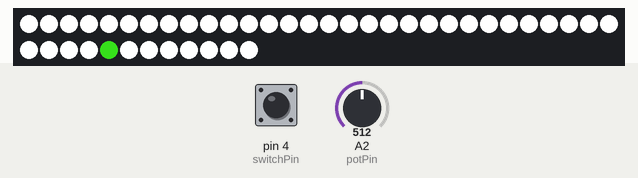
This sketch was run on a simulated Arduino Uno, built with avr-gcc and run on an emulated ATmega328P. Parts: 42 RGB LEDs in strip order, left to right, continuing on the next row. The test bench sets the inputs (shaded band); at power-on: A2 (potPin) = 512, pin 4 (switchPin) HIGH. Random numbers use the default seed unless the sketch sets one; what the sketch prints to the serial monitor is not drawn.

Above: at 2.9 s.
3.0 s: A2 (potPin) set to 493
6.1 s: pin 4 (switchPin) pulled LOW for 0.65 s
At 6.48 s:
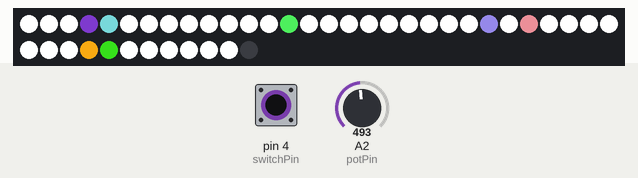
At 9.11 s:
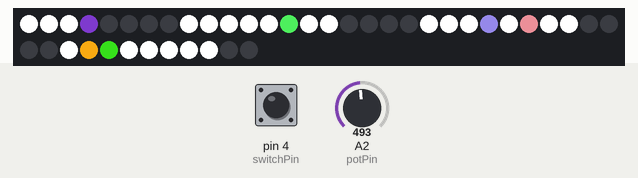
11.1 s: A2 (potPin) set to 160
14.2 s: A2 (potPin) set to 511
17.3 s: A2 (potPin) set to 122
At 18.3 s:
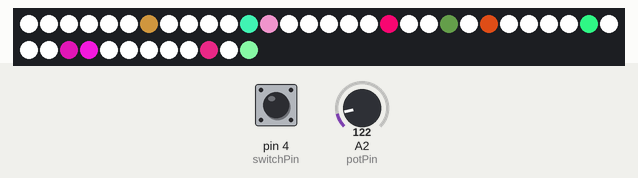
19.2 s: pin 4 (switchPin) pulled LOW for 1 s
At 19.34 s:
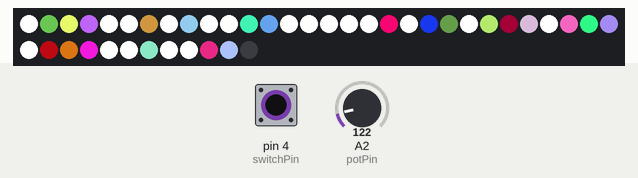

The sketch:

main.ino
```cpp
#include <Adafruit_NeoPixel.h>
#ifdef __AVR__
  #include <avr/power.h>
#endif
#define SIGNAL_PIN 10
#define NUMPIXELS 42  // Number of leds
#define BRIGHTNESS  255 // set max brightness
#define IWAIT   2000 // wait times
#define SWAIT   20  // wait times
#define LWAIT   50  // wait times
#define HWAIT   1500  // wait times

const int switchPin = 4;
const int potPin = 2;
int ledState = LOW; // This is the state of the leds
int switchState = LOW; // This is the state of the switch
int potValue = LOW; // This is the state of the pot
int switchExistingState = 0; // monitors change in the switch
int potExistingState = 10; // monitors change in the pot
int x; // temp variable for calculating percentages
int var_delay; // temp variable for changing delay rate below

int led_addresses[] = {0, 11, 12, 23, 24, 35, 36,
                        1, 10, 13, 22, 25, 34, 37,
                        2, 9, 14, 21, 26, 33, 38,
                        3, 8, 15, 20, 27, 32, 39,
                        4, 7, 16, 19, 28, 31, 40,
                        5, 6, 17, 18, 29, 30, 41};

// Initializes the leds
Adafruit_NeoPixel pixels(NUMPIXELS, SIGNAL_PIN, NEO_GRBW + NEO_KHZ800);

void setup() {
  pinMode(switchPin, INPUT);
  pinMode(potPin, INPUT);
  pixels.begin();
  pixels.setBrightness(BRIGHTNESS);
  Serial.begin(9600); // for debugging
  Serial.println("Starting up");
  pixels.clear(); // clears the pixels at the begining
}

void loop() {

  switchState = digitalRead(switchPin);
  potValue = analogRead(potPin);

    // Light switch turns off
  if (switchState == LOW and switchExistingState == 1){
    turnOff();
  }

  // Light switch turns on
  if (switchState == HIGH and switchExistingState == 0){
    turnOn();
  }

  // Checks for pot value and adds color to the lights
  if ((switchState == HIGH) && (switchExistingState == 1)){
    changeLightColour(potValue);
    }

  switchExistingState = switchState; // Updates old value for next round
  potExistingState = potValue; //  Updates old value for next round

}

//void turnOn(){
//  Serial.println("Turn on function called");
//  for (int i=0; i< NUMPIXELS; i++){
//    pixels.setPixelColor(i, pixels.Color(0, 0, 0, 255));
//    pixels.show();
//    delay(50);
//    }
//}


void turnOn(){
    for (int i=0; i< sizeof(led_addresses)/sizeof(led_addresses[0]); i=i+1){
      pixels.setPixelColor(led_addresses[i], pixels.Color(0, 0, 0, 255));
      pixels.show();
      delay(50);
      }
}


void turnOff(){
  for (int i=NUMPIXELS-1; i >= 0; i=i-1){
    pixels.setPixelColor(led_addresses[i], pixels.Color(0, 0, 0, 0));
    pixels.show();
    delay(200);
    }
}


void changeLightColour(int colourValue) {
  colourValue = map(colourValue, 0, 840, 0, 10);
  potExistingState = map(potExistingState, 0, 840, 0 ,10);

//  light swtich is set to on
  if ((colourValue >= 8) && (potExistingState != colourValue)){
    turnOn();
    } else if ((8 > colourValue) && (colourValue >= 4)) {
        setPixelColour(colourValue);
    } else if ((3 > colourValue) && (colourValue >= 1)) {
        setFastPixelColour(colourValue);
    } else {
        rainbowCycle(LWAIT);
    }
  delay(var_delay);
}

void setPixelColour(int colourValue){
  var_delay = 80 * colourValue;
  x = random(10);
  if (x > colourValue){
      pixels.setPixelColor(random(NUMPIXELS), pixels.Color(random(255), random(255), random(255), 0));
      pixels.show();
    } else {
        pixels.setPixelColor(random(NUMPIXELS), 0, 0, 0, 255);
      }
  }


void setFastPixelColour(int colourValue){
    var_delay = 50* colourValue;
    pixels.setPixelColor(random(NUMPIXELS), pixels.Color(random(255), random(255), random(255), 0));
    pixels.show();
  }


// This makes the rainbow equally distributed throughout
void rainbowCycle(uint16_t wait) {
  uint16_t i, j;

  for(j=0; j<256*5; j++) { // 5 cycles of all colors on wheel
    potValue = analogRead(potPin);
    int colourValue = map(potValue, 0, 840, 0, 10);
    if (colourValue < 1){
          for(i=0; i< pixels.numPixels(); i++) {
          pixels.setPixelColor(i, Wheel(((i * 256 / pixels.numPixels()) + j) & 255));
        }
      } else{
        break;
        }
    pixels.show();
    delay(wait);
  }
}


// Input a value 0 to 255 to get a color value.
// The colours are a transition r - g - b - back to r.
uint32_t Wheel(byte WheelPos) {
  WheelPos = 255 - WheelPos;
  if(WheelPos < 85) {
   return pixels.Color(255 - WheelPos * 3, 0, WheelPos * 3);
  } else if(WheelPos < 170) {
    WheelPos -= 85;
   return pixels.Color(0, WheelPos * 3, 255 - WheelPos * 3);
  } else {
   WheelPos -= 170;
   return pixels.Color(WheelPos * 3, 255 - WheelPos * 3, 0);
  }
}
```
